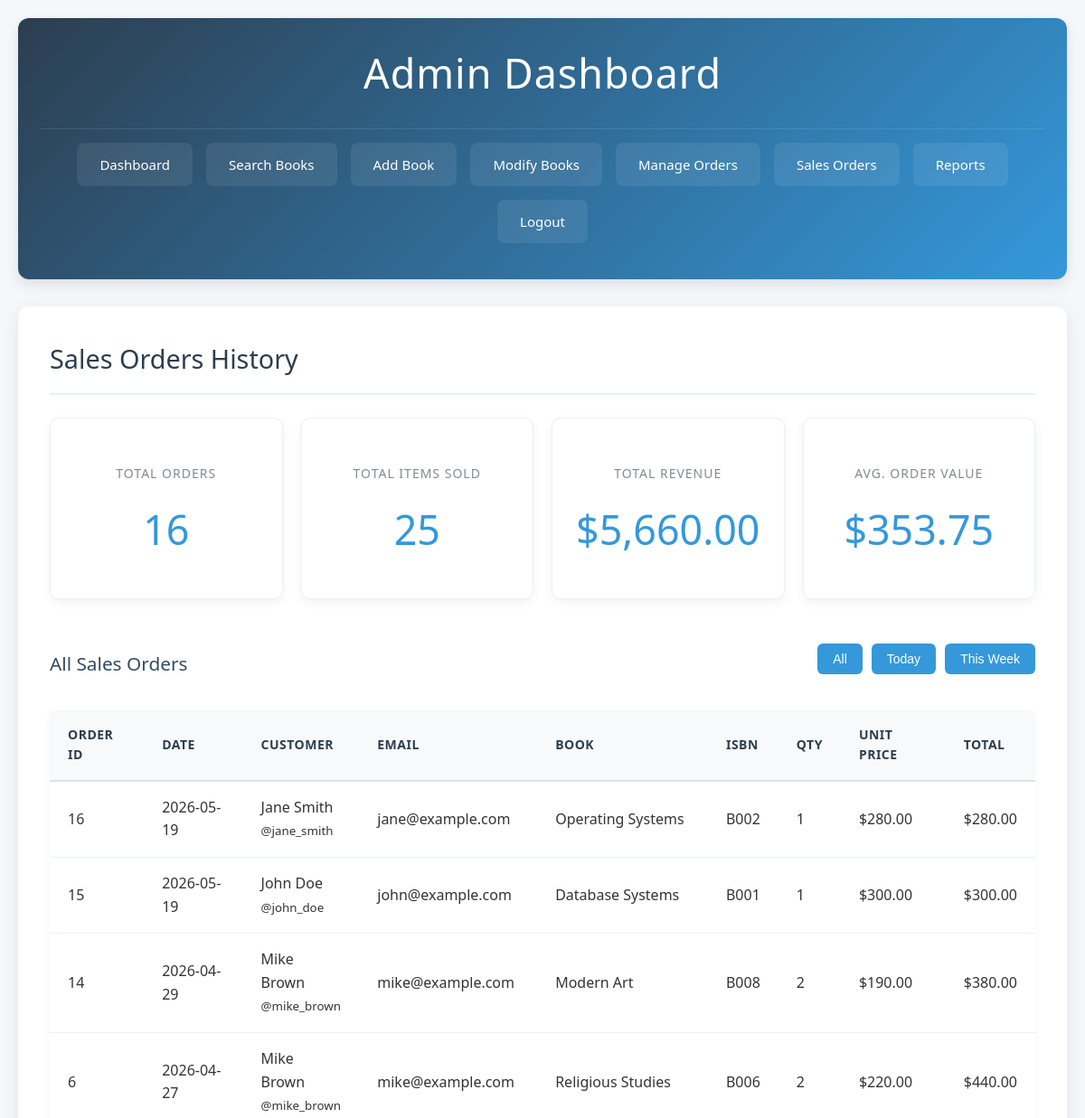
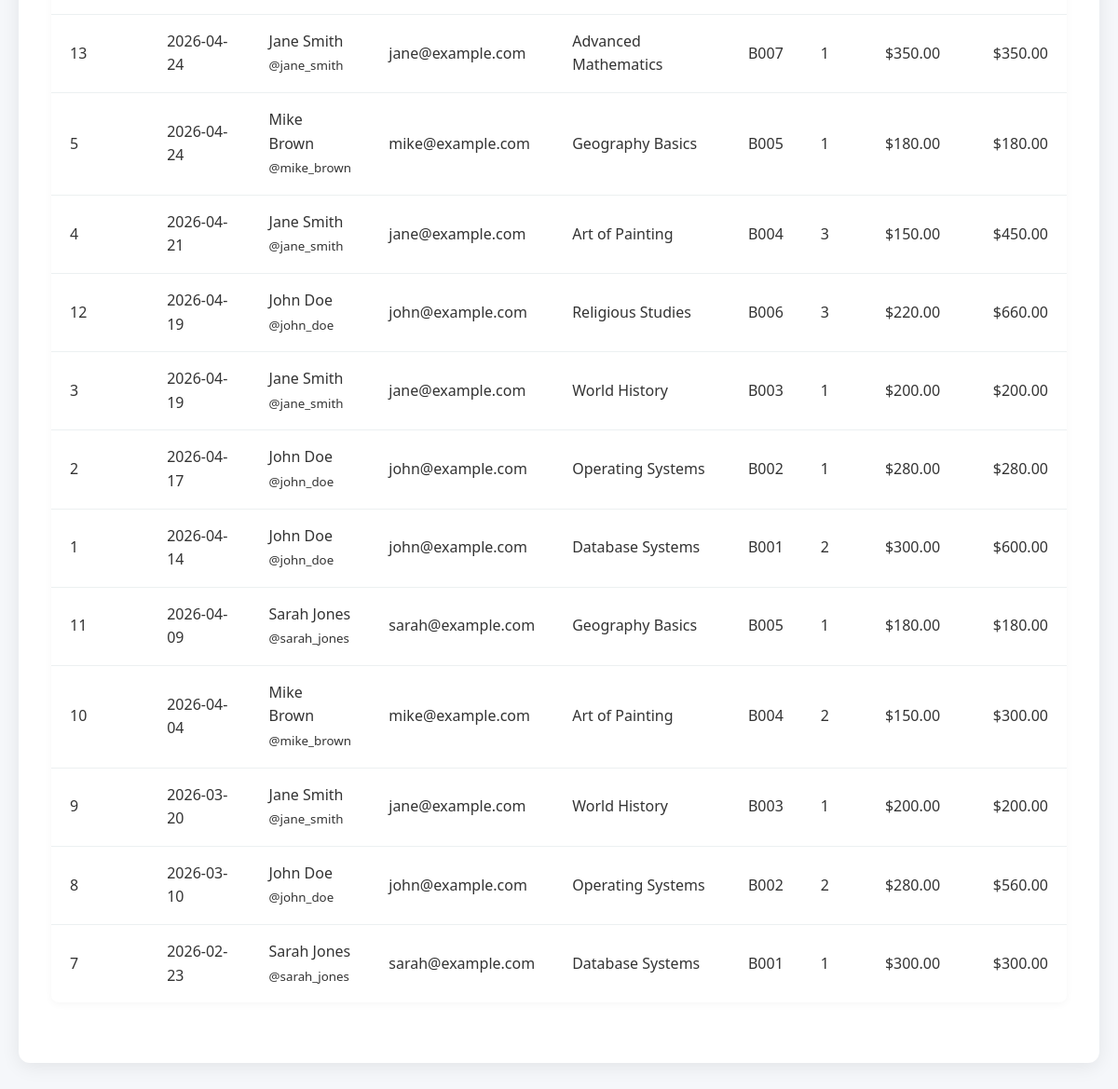
The page /admin/view_orders.php (signed in) on the database its author committed (2 pictures, top to bottom).
### tables this page shows
CREATE TABLE Sales (
    sale_id INT AUTO_INCREMENT PRIMARY KEY,
    user_id INT,
    ISBNID VARCHAR(20),
    sale_date DATE,
    quantity INT,
    price_at_sale DECIMAL(10,2),
    FOREIGN KEY (user_id) REFERENCES Users(user_id),
    FOREIGN KEY (ISBNID) REFERENCES Book(ISBNID)
);

CREATE TABLE Users (
    user_id INT AUTO_INCREMENT PRIMARY KEY,
    username VARCHAR(50) UNIQUE NOT NULL,
    password VARCHAR(50) NOT NULL,
    role ENUM('ADMIN','CUSTOMER') NOT NULL,
    created_at TIMESTAMP DEFAULT CURRENT_TIMESTAMP
);

CREATE TABLE UserProfile (
    profile_id INT AUTO_INCREMENT PRIMARY KEY,
    user_id INT UNIQUE,
    first_name VARCHAR(50) NOT NULL,
    last_name VARCHAR(50) NOT NULL,
    email VARCHAR(100) UNIQUE NOT NULL,
    phone VARCHAR(15),
    address VARCHAR(255),
    FOREIGN KEY (user_id) REFERENCES Users(user_id)
        ON DELETE CASCADE
);

CREATE TABLE Book (
    ISBNID VARCHAR(20) PRIMARY KEY,
    title VARCHAR(150) NOT NULL,
    PID INT NOT NULL,
    publication_year INT CHECK (publication_year >= 1900),
    price DECIMAL(10,2) CHECK (price > 0),
    category ENUM('Science','Art','Religion','History','Geography'),
    quantity INT DEFAULT 0,
    threshold INT DEFAULT 5,
    FOREIGN KEY (PID) REFERENCES Publisher(PID)
);

### admin/view_orders.php (the view, shortened to what this page needs)
<?php
require_once '../includes/config.php';
$orders = $pdo->query("
    SELECT
        s.sale_id,
        s.sale_date,
        s.quantity,
        s.price_at_sale,
        b.title,
        b.ISBNID,
        u.username,
        CONCAT(up.first_name, ' ', up.last_name) as customer_name,
        up.email,
        up.phone
    FROM Sales s
    JOIN Book b ON s.ISBNID = b.ISBNID
    JOIN Users u ON s.user_id = u.user_id
    JOIN UserProfile up ON u.user_id = up.user_id
    ORDER BY s.sale_date DESC, s.sale_id DESC
")->fetchAll(PDO::FETCH_ASSOC);
$total_sales = 0;
$total_items = 0;
foreach ($orders as $order) {
    $total_sales += $order['quantity'] * $order['price_at_sale'];
    $total_items += $order['quantity'];
}
?>
<!DOCTYPE html>
<html lang="en">
<head>
    <link rel="stylesheet" href="../css/style.css">
</head>
<body>
    <div class="container">
        <header>
            <h1>Admin Dashboard</h1>
            <nav>
                <a href="dashboard.php">Dashboard</a>
                <a href="search.php">Search Books</a>
                <a href="add_book.php">Add Book</a>
                <a href="modify_book.php">Modify Books</a>
                <a href="manage_orders.php">Manage Orders</a>
                <a href="view_orders.php">Sales Orders</a>
                <a href="reports.php">Reports</a>
                <a href="../logout.php">Logout</a>
            </nav>
        </header>
        <main>
            <h2>Sales Orders History</h2>
            <div class="summary-stats">
                <div class="stat-card">
                    <h3>Total Orders</h3>
                    <p class="stat-number"><?php echo count($orders); ?></p>
                </div>
                <div class="stat-card">
                    <h3>Total Items Sold</h3>
                    <p class="stat-number"><?php echo $total_items; ?></p>
                </div>
                <div class="stat-card">
                    <h3>Total Revenue</h3>
                    <p class="stat-number">$<?php echo number_format($total_sales, 2); ?></p>
                </div>
                <div class="stat-card">
                    <h3>Avg. Order Value</h3>
                    <p class="stat-number">
                        $<?php echo count($orders) > 0 ? number_format($total_sales / count($orders), 2) : '0.00'; ?>
                    </p>
                </div>
            </div>
            <?php if (empty($orders)): ?>
                <p>No sales orders found.</p>
            <?php else: ?>
                <div class="orders-section">
                    <div class="section-header">
                        <h3>All Sales Orders</h3>
                        <div class="filter-options">
                            <button onclick="filterOrders('all')" class="btn btn-small">All</button>
                            <button onclick="filterOrders('today')" class="btn btn-small">Today</button>
                            <button onclick="filterOrders('week')" class="btn btn-small">This Week</button>
                        </div>
                    </div>
                    <table id="ordersTable">
                        <thead>
                            <tr>
                                <th>Order ID</th>
                                <th>Date</th>
                                <th>Customer</th>
                                <th>Email</th>
                                <th>Book</th>
                                <th>ISBN</th>
                                <th>Qty</th>
                                <th>Unit Price</th>
                                <th>Total</th>
                            </tr>
                        </thead>
                        <tbody>
                            <?php foreach ($orders as $order):
                                $order_total = $order['quantity'] * $order['price_at_sale'];
                            ?>
                            <tr data-date="<?php echo $order['sale_date']; ?>">
                                <td><?php echo $order['sale_id']; ?></td>
                                <td><?php echo $order['sale_date']; ?></td>
                                <td>
                                    <?php echo $order['customer_name']; ?><br>
                                    <small>@<?php echo $order['username']; ?></small>
                                </td>
                                <td><?php echo $order['email']; ?></td>
                                <td><?php echo $order['title']; ?></td>
                                <td><?php echo $order['ISBNID']; ?></td>
                                <td><?php echo $order['quantity']; ?></td>
                                <td>$<?php echo number_format($order['price_at_sale'], 2); ?></td>
                                <td>$<?php echo number_format($order_total, 2); ?></td>
                            </tr>
                            <?php endforeach; ?>
                        </tbody>
                    </table>
                </div>
            <?php endif; ?>
        </main>
    </div>
</body>
</html>

### css/style.css (style rules this page uses)
* { margin: 0; padding: 0; box-sizing: border-box; }
body { font-family: 'Segoe UI', Tahoma, Geneva, Verdana, sans-serif; line-height: 1.6; color: #333; background-color: #f5f7fa; }
.container { max-width: 1400px; margin: 0 auto; padding: 20px; }
header { background: linear-gradient(135deg, #2c3e50 0%, #3498db 100%); color: white; padding: 25px; border-radius: 12px; margin-bottom: 30px; box-shadow: 0 6px 15px rgba(0, 0, 0, 0.1); }
header h1 { margin-bottom: 25px; font-size: 2.8rem; text-align: center; font-weight: 300; letter-spacing: 1px; }
nav { display: flex; justify-content: center; gap: 15px; flex-wrap: wrap; padding: 15px 0; border-top: 1px solid rgba(255, 255, 255, 0.1); }
nav a { color: white; text-decoration: none; padding: 12px 25px; border-radius: 8px; background: rgba(255, 255, 255, 0.08); transition: all 0.3s ease; font-size: 15px; font-weight: 500; display: flex; align-items: center; gap: 8px; }
main { background: white; padding: 35px; border-radius: 12px; box-shadow: 0 4px 20px rgba(0, 0, 0, 0.08); margin-bottom: 30px; }
h2 { color: #2c3e50; margin-bottom: 25px; padding-bottom: 15px; border-bottom: 2px solid #ecf0f1; font-size: 1.8rem; font-weight: 400; }
h3 { color: #34495e; margin: 25px 0 15px; font-size: 1.3rem; font-weight: 500; }
.btn { display: inline-flex; align-items: center; justify-content: center; gap: 8px; padding: 12px 24px; background: #3498db; color: white; text-decoration: none; border: none; border-radius: 6px; cursor: pointer; transition: all 0.3s ease; font-size: 15px; font-weight: 500; border: 1px solid transparent; }
.btn-small { padding: 8px 16px; font-size: 14px; }
table { width: 100%; border-collapse: collapse; margin-bottom: 30px; background: white; box-shadow: 0 2px 8px rgba(0, 0, 0, 0.04); border-radius: 8px; overflow: hidden; }
th, td { padding: 16px 20px; text-align: left; border-bottom: 1px solid #ecf0f1; }
th { background: #f8f9fa; color: #2c3e50; font-weight: 600; font-size: 14px; text-transform: uppercase; letter-spacing: 0.5px; border-bottom: 2px solid #dee2e6; }
tr:last-child td { border-bottom: none; }
.stat-card { background: white; padding: 25px; border-radius: 10px; box-shadow: 0 4px 12px rgba(0, 0, 0, 0.05); text-align: center; border: 1px solid #ecf0f1; transition: transform 0.3s ease; }
.stat-number { font-size: 2.8rem; font-weight: 300; color: #3498db; margin: 15px 0; }
.stat-card h3 { color: #7f8c8d; font-size: 14px; text-transform: uppercase; letter-spacing: 1px; margin-bottom: 10px; }
.summary-stats { display: grid; grid-template-columns: repeat(auto-fit, minmax(180px, 1fr)); gap: 20px; margin-bottom: 30px; }
.section-header { display: flex; justify-content: space-between; align-items: center; margin-bottom: 20px; }
.filter-options { display: flex; gap: 10px; }

### rows shown on the page
sales: sale_id "16", sale_date "2026-05-19", customer_name "Jane Smith", user.username "jane_smith", userprofile.email "jane@example.com", ISBNID.title "Operating Systems", ISBNID.ISBNID "B002", quantity "1", price_at_sale "280.00"
sales: sale_id "15", sale_date "2026-05-19", customer_name "John Doe", user.username "john_doe", userprofile.email "john@example.com", ISBNID.title "Database Systems", ISBNID.ISBNID "B001", quantity "1", price_at_sale "300.00"
sales: sale_id "14", sale_date "2026-04-29", customer_name "Mike Brown", user.username "mike_brown", userprofile.email "mike@example.com", ISBNID.title "Modern Art", ISBNID.ISBNID "B008", quantity "2", price_at_sale "190.00", order_total "380.00"
sales: sale_id "6", sale_date "2026-04-27", customer_name "Mike Brown", user.username "mike_brown", userprofile.email "mike@example.com", ISBNID.title "Religious Studies", ISBNID.ISBNID "B006", quantity "2", price_at_sale "220.00", order_total "440.00"
sales: sale_id "13", sale_date "2026-04-24", customer_name "Jane Smith", user.username "jane_smith", userprofile.email "jane@example.com", ISBNID.title "Advanced Mathematics", ISBNID.ISBNID "B007", quantity "1", price_at_sale "350.00"
sales: sale_id "5", sale_date "2026-04-24", customer_name "Mike Brown", user.username "mike_brown", userprofile.email "mike@example.com", ISBNID.title "Geography Basics", ISBNID.ISBNID "B005", quantity "1", price_at_sale "180.00"
sales: sale_id "4", sale_date "2026-04-21", customer_name "Jane Smith", user.username "jane_smith", userprofile.email "jane@example.com", ISBNID.title "Art of Painting", ISBNID.ISBNID "B004", quantity "3", price_at_sale "150.00", order_total "450.00"
sales: sale_id "12", sale_date "2026-04-19", customer_name "John Doe", user.username "john_doe", userprofile.email "john@example.com", ISBNID.title "Religious Studies", ISBNID.ISBNID "B006", quantity "3", price_at_sale "220.00", order_total "660.00"
sales: sale_id "3", sale_date "2026-04-19", customer_name "Jane Smith", user.username "jane_smith", userprofile.email "jane@example.com", ISBNID.title "World History", ISBNID.ISBNID "B003", quantity "1", price_at_sale "200.00"
sales: sale_id "2", sale_date "2026-04-17", customer_name "John Doe", user.username "john_doe", userprofile.email "john@example.com", ISBNID.title "Operating Systems", ISBNID.ISBNID "B002", quantity "1", price_at_sale "280.00"
sales: sale_id "1", sale_date "2026-04-14", customer_name "John Doe", user.username "john_doe", userprofile.email "john@example.com", ISBNID.title "Database Systems", ISBNID.ISBNID "B001", quantity "2", price_at_sale "300.00", order_total "600.00"
sales: sale_id "11", sale_date "2026-04-09", customer_name "Sarah Jones", user.username "sarah_jones", userprofile.email "sarah@example.com", ISBNID.title "Geography Basics", ISBNID.ISBNID "B005", quantity "1", price_at_sale "180.00"
sales: sale_id "10", sale_date "2026-04-04", customer_name "Mike Brown", user.username "mike_brown", userprofile.email "mike@example.com", ISBNID.title "Art of Painting", ISBNID.ISBNID "B004", quantity "2", price_at_sale "150.00", order_total "300.00"
sales: sale_id "9", sale_date "2026-03-20", customer_name "Jane Smith", user.username "jane_smith", userprofile.email "jane@example.com", ISBNID.title "World History", ISBNID.ISBNID "B003", quantity "1", price_at_sale "200.00"
sales: sale_id "8", sale_date "2026-03-10", customer_name "John Doe", user.username "john_doe", userprofile.email "john@example.com", ISBNID.title "Operating Systems", ISBNID.ISBNID "B002", quantity "2", price_at_sale "280.00", order_total "560.00"
sales: sale_id "7", sale_date "2026-02-23", customer_name "Sarah Jones", user.username "sarah_jones", userprofile.email "sarah@example.com", ISBNID.title "Database Systems", ISBNID.ISBNID "B001", quantity "1", price_at_sale "300.00"

### other values the page prints
count($orders) "16"
$total_items "25"
$total_sales "5,660.00"
$total_sales / count($orders) "353.75"
